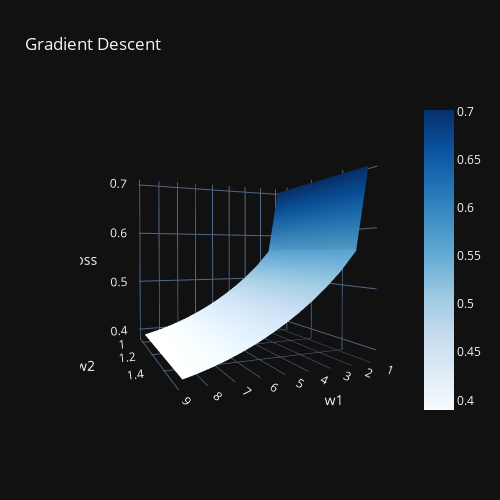

The cell this chart's notebook holds for it:
### Code cell
import plotly.graph_objects as go
from plotly.subplots import make_subplots

import numpy as np

# Initialize figure with 4 3D subplots
# fig = make_subplots(
#     rows=2, cols=2,
#     specs=[[{'type': 'surface'}, {'type': 'surface'}],
#            [{'type': 'surface'}, {'type': 'surface'}]])

# adding surfaces to subplots.
# fig.add_trace(
#     go.Surface(x=X, y=Y, z=Z, colorscale='Viridis', showscale=True))

fig = go.Figure(data=[go.Surface(x=X, y=Y, z=Z, colorscale ='Blues')])

fig.update_layout(
    title_text='Gradient Descent', autosize=False, scene = dict(
                    xaxis_title='w1',
                    yaxis_title='w2',
                    zaxis_title='Loss'),
                    height=500, width=500, template="plotly_dark"
)

fig.show()

### Figure 1 — Plotly figure (JSON) as saved in the notebook; plotly's stock layout.template omitted (floating-point values rounded to 4 significant figures; data arrays with more than 128 entries replaced by an {"elided": "..."} marker saying what was removed)
{"data": [{"colorscale": [[0, "rgb(247,251,255)"], [0.125, "rgb(222,235,247)"], [0.25, "rgb(198,219,239)"], [0.375, "rgb(158,202,225)"], [0.5, "rgb(107,174,214)"], [0.625, "rgb(66,146,198)"], [0.75, "rgb(33,113,181)"], [0.875, "rgb(8,81,156)"], [1, "rgb(8,48,107)"]], "type": "surface", "x": {"elided": "20x20 float values"}, "y": {"elided": "20x20 float values"}, "z": {"elided": "20x20 float values"}}], "layout": {"autosize": false, "height": 500, "scene": {"aspectmode": "auto", "aspectratio": {"x": 1, "y": 1, "z": 1}, "camera": {"center": {"x": 0, "y": 0, "z": 0}, "eye": {"x": 0.8565, "y": 1.988, "z": 0.03813}, "projection": {"type": "perspective"}, "up": {"x": 0, "y": 0, "z": 1}}, "xaxis": {"title": {"text": "w1"}, "type": "linear"}, "yaxis": {"title": {"text": "w2"}, "type": "linear"}, "zaxis": {"title": {"text": "Loss"}, "type": "linear"}}, "title": {"text": "Gradient Descent"}, "width": 500}}
